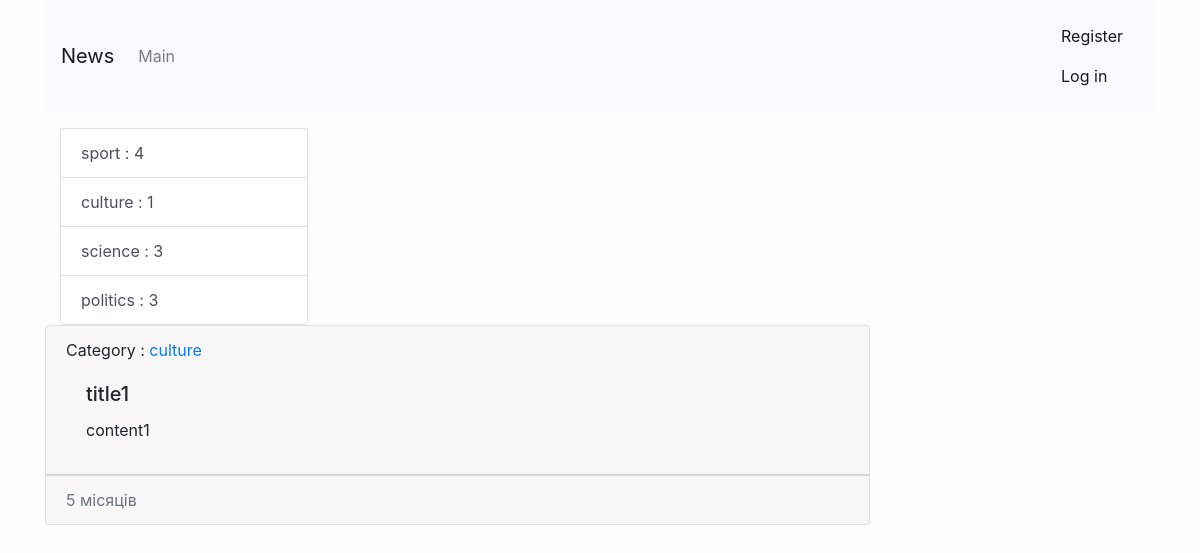
The page /news/1/ on the database its author committed.
### news/models.py (models this page shows, shortened)
class Category(models.Model):
    title = models.CharField(max_length=150, db_index=True, verbose_name="category name")
    def __str__(self):
        return self.title
    def get_absolute_url(self):
        context = {
            "category_id": self.pk
        }
        return reverse('category', kwargs=context)
    class Meta(object):
        verbose_name = 'category'
        verbose_name_plural = 'categories'
        ordering = ['title']

class News(models.Model):
    title = models.CharField(max_length=32, verbose_name="news title")
    content = models.TextField(blank=True, verbose_name="news content")
    created_at = models.DateTimeField(auto_now_add=True)
    updated_at = models.DateTimeField(auto_now=True)
    photo = models.ImageField(upload_to='photos/%Y/%m/%d', blank="True")
    is_published = models.BooleanField(default=True)
    category = models.ForeignKey('Category', on_delete=models.PROTECT)
    class Meta(object):
        verbose_name = "news"
        verbose_name_plural = "news"
        ordering = ['-created_at']

### news/views.py (the view)
# urls.py: path('news/<int:pk>/', ViewNews.as_view(), name='view_news'),
class ViewNews(DetailView):
    model = News
    template_name = 'news/news_detail.html'
    context_object_name = 'news_item'

### news/templatetags/news_tags.py (called while the page is built)
@register.inclusion_tag('news/list_categories.html')
def show_categories():
    categories = Category.objects.annotate(cnt=Count('news', filter=F('news__is_published'))).filter(cnt__gt=0)
    context = {
        'categories': categories,
    }
    return context

### news/templates/news/news_detail.html (shortened to what this page needs)
{% extends "base.html" %}
{% block sidebar %}
{% include 'inc/_sidebar.html' %}
{% endblock %}
{% block content %}
  <div class="col-md-9">
    <div class="card mb-3">
      <div class="card-header">
        Category : <a href="{{news_item.category.get_absolute_url}}">{{news_item.category}} </a>
        <div class="card-body">
              <h5 class="card-title">{{news_item.title}}</h5>
              {% autoescape off %}
              <p class="card-text">{{news_item.content}}</p>
              {% endautoescape %}
          </div>
        </div>
        <div class="card-footer text-muted">
          {{news_item.created_at |timesince}}
        </div>
      </div>
    </div>
  </div>
{% endblock %}

### news/templates/news/list_categories.html
<div class="col-md-3">
  <div class="list-group">
    {% for item in categories %}
    <a href="{{ item.get_absolute_url }}" class="list-group-item list-group-item-action">{{item.title}} : {{item.cnt}}</a>
    {% endfor %}
  </div>
</div>

### mysite/static/css/style.css (style rules this page uses)
body { background-color: #fefefe; }

### rows shown on the page
Category: title "sport", cnt "4"
Category: title "culture", cnt "1"
Category: title "science", cnt "3"
Category: title "politics", cnt "3"
News: category "culture", title "title1", content "content1", created_at "5 місяців"
